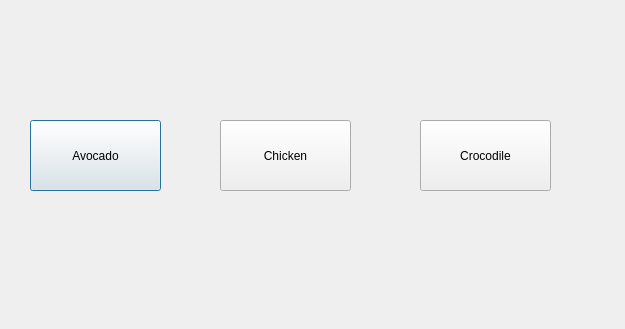
<?xml version="1.0" encoding="UTF-8"?>
<ui version="4.0">
 <class>Dialog</class>
 <widget class="QDialog" name="Dialog">
  <property name="geometry">
   <rect>
    <x>0</x>
    <y>0</y>
    <width>625</width>
    <height>329</height>
   </rect>
  </property>
  <property name="windowTitle">
   <string>What do you even mean?</string>
  </property>
  <widget class="QPushButton" name="pushButton">
   <property name="geometry">
    <rect>
     <x>30</x>
     <y>120</y>
     <width>131</width>
     <height>71</height>
    </rect>
   </property>
   <property name="text">
    <string>Avocado</string>
   </property>
   <property name="icon">
    <iconset resource="resources.qrc">
     <normaloff>:/icons/crocodile.png</normaloff>:/icons/crocodile.png</iconset>
   </property>
   <property name="iconSize">
    <size>
     <width>48</width>
     <height>48</height>
    </size>
   </property>
  </widget>
  <widget class="QPushButton" name="pushButton_2">
   <property name="geometry">
    <rect>
     <x>220</x>
     <y>120</y>
     <width>131</width>
     <height>71</height>
    </rect>
   </property>
   <property name="text">
    <string>Chicken</string>
   </property>
   <property name="icon">
    <iconset resource="resources.qrc">
     <normaloff>:/icons/pizza.png</normaloff>:/icons/pizza.png</iconset>
   </property>
   <property name="iconSize">
    <size>
     <width>48</width>
     <height>48</height>
    </size>
   </property>
  </widget>
  <widget class="QPushButton" name="pushButton_3">
   <property name="geometry">
    <rect>
     <x>420</x>
     <y>120</y>
     <width>131</width>
     <height>71</height>
    </rect>
   </property>
   <property name="text">
    <string>Crocodile</string>
   </property>
   <property name="icon">
    <iconset resource="resources.qrc">
     <normaloff>:/icons/avocado.png</normaloff>:/icons/avocado.png</iconset>
   </property>
   <property name="iconSize">
    <size>
     <width>48</width>
     <height>48</height>
    </size>
   </property>
  </widget>
 </widget>
 <resources>
  <include location="resources.qrc"/>
 </resources>
 <connections/>
</ui>
